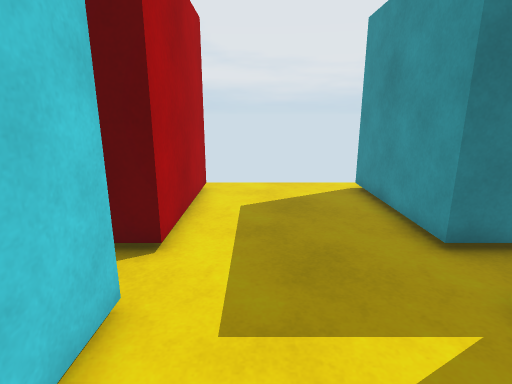
View 1 (above)

17 first-person views from a walk through a scene from a Unity 3-D project. The camera is 1.4 m above the floor, tilts 14° down and sees 80° across. The floor is counted in squares, 0.5 m on a side. Each view is taken from the middle of a square. On the plan, view 1 faces up. The plan holds only what a view shows up to about 20 squares ahead; the rest is blank. The place goes on beyond the plan. The player character is not drawn.

View 2
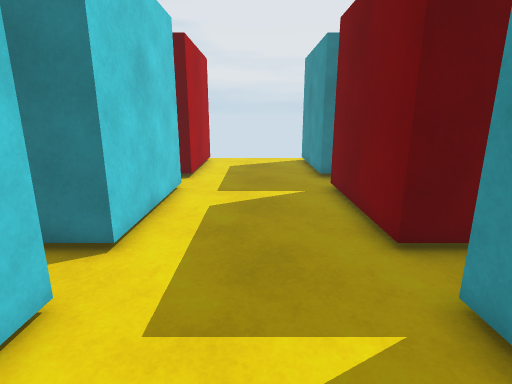

View 3
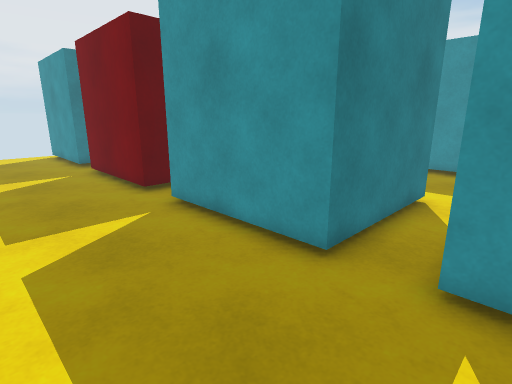

View 4
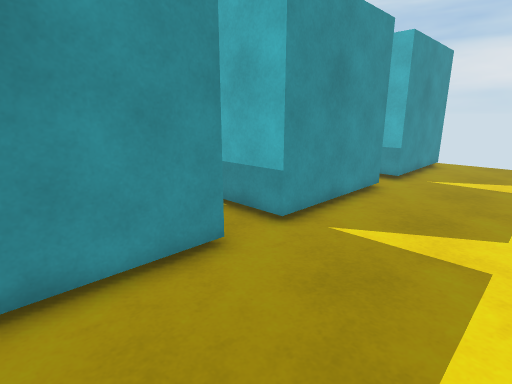

View 5
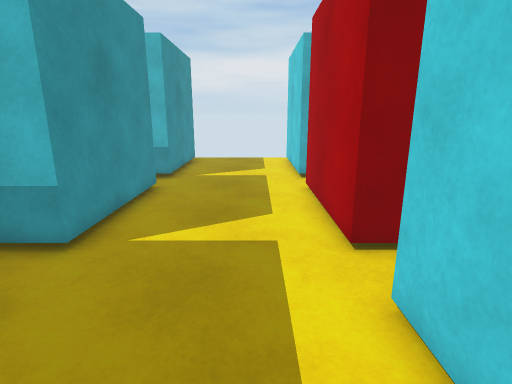

View 6
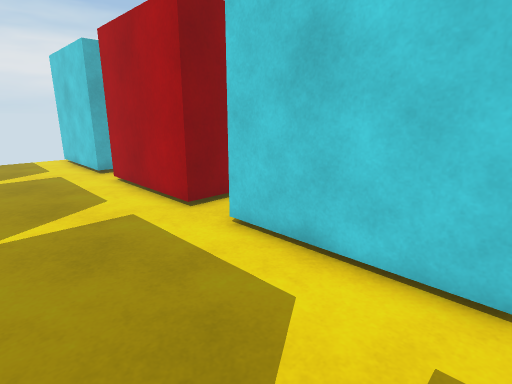

View 7
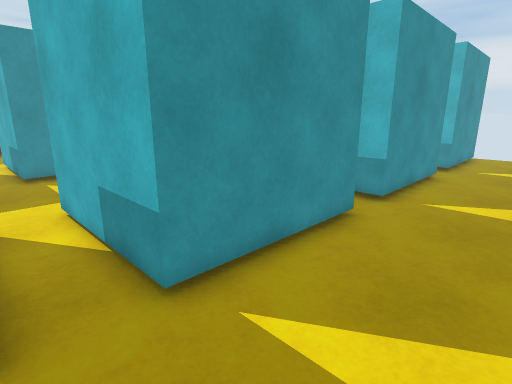

View 8
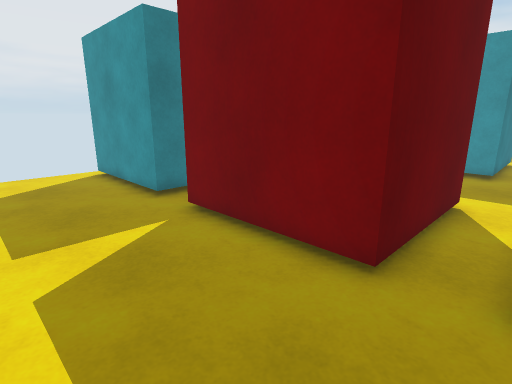

View 9
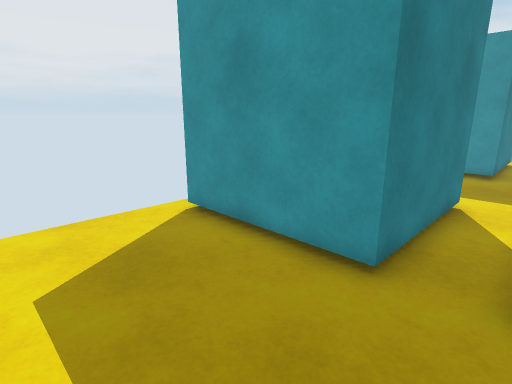

View 10
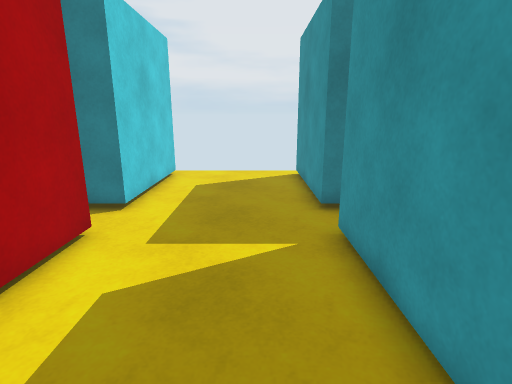

View 11
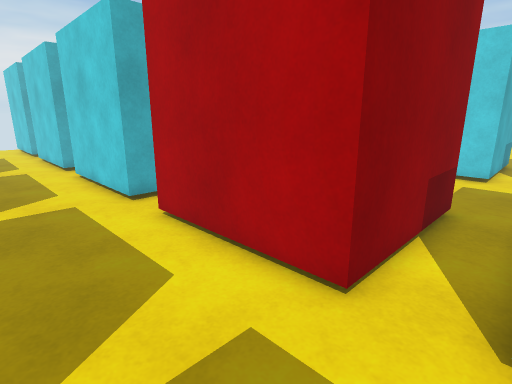

View 12
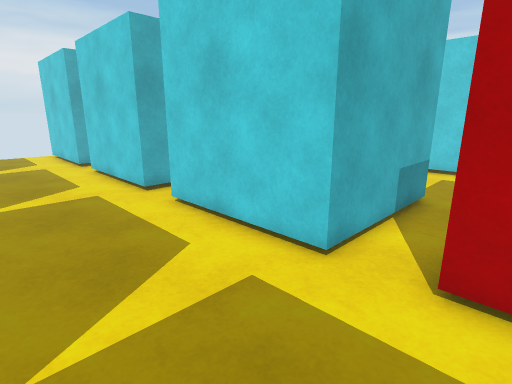

View 13
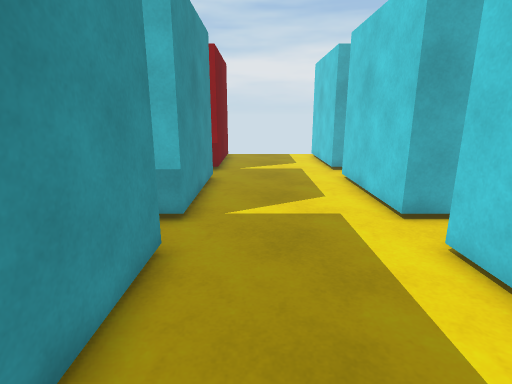

View 14
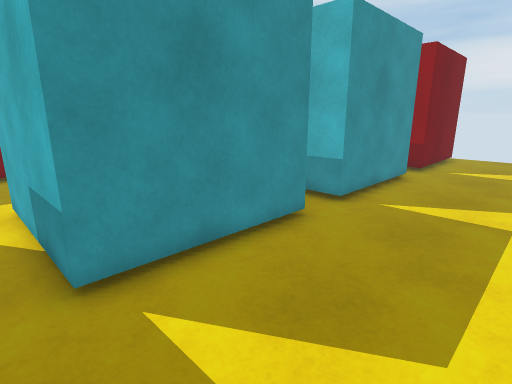

View 15
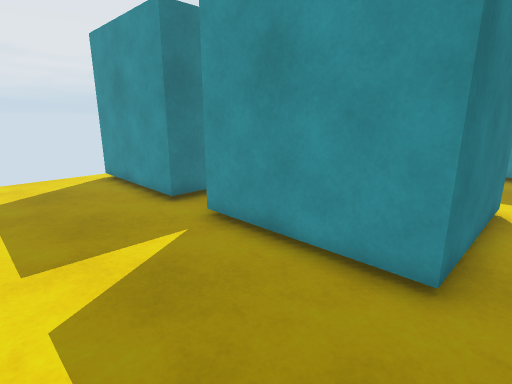

View 16
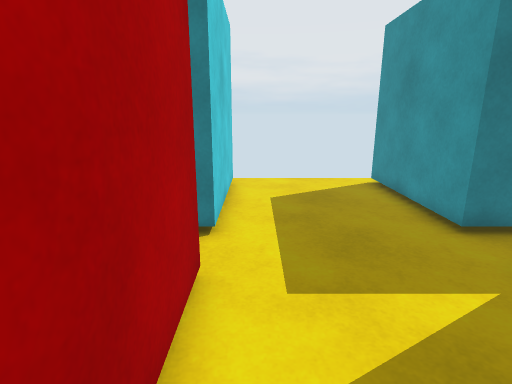

View 17
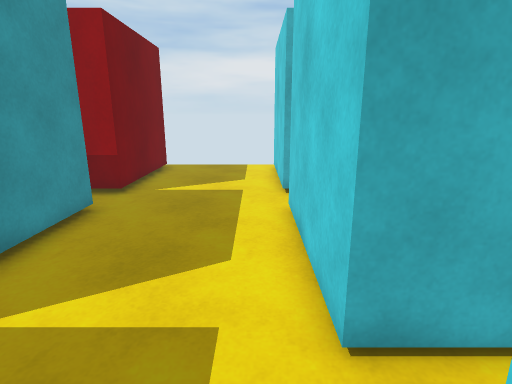

### Floor plan
Points are (right, up) in squares from view 1. A wall is a line through its corners. A room is listed if a view was taken in it or the views show most of it. See-through windows are left out.
Room 1 (views 1, 2, 3, 4, 5, 6, 7, 8, 9)
walls: (-2, -4) (-2, -10); (-3.8, -12) (-2, -12) (-2, -18); (8, -12) (10, -12); (10, -10) (4, -10) (4, -4) (10, -4); (10, -2) (4, -2) (4, 4) (10, 4); (4, -18.1) (4, -12) (6.5, -12); (-6.5, 4) (-2, 4) (-2, -2) (-3.5, -2); (-2.8, -20) (-2, -20) (-2, -26); (9.4, -20) (10, -20); (10, 6) (4, 6) (4, 12); (-2, 12) (-2, 6) (-3, 6); (4, -26.1) (4, -20) (4.9, -20)
ways out: opening at (10, -19) to room 2; opening at (10, -11) to room 2; opening at (10, -3) to room 2; opening at (10, 5) to room 2
Room 2 (views 10, 11, 12, 13, 14, 15, 16, 17)
walls: (10, -4) (10, -10); (16, -10.1) (16, -4) (20.5, -4); (10, -12) (10, -18); (20.5, -2) (16, -2) (16, 4); (10, 4) (10, -2); (16, -18.1) (16, -12) (17.5, -12); (10, -20) (10, -26); (20.5, 6) (16, 6) (16, 12); (10, 12) (10, 6); (16, -26) (16, -20) (17.1, -20)
ways out: opening at (10, -19) to room 1; opening at (10, -11) to room 1; opening at (10, -3) to room 1; opening at (10, 5) to room 1

Where each view was taken, in squares from view 1:
view 1: 0 up, 0 right, facing up
view 2: 8 down, 1 right, facing up
view 3: 13 down, 1 left, facing up-right
view 4: 6 down, 1 left, facing down-right
view 5: 6 down, 0 right, facing down
view 6: 4 down, 3 right, facing down-left
view 7: 2 down, 0 right, facing down-right
view 8: 4 down, 1 left, facing up-right
view 9: 4 up, 1 left, facing up-right
view 10: 3 down, 14 right, facing up
view 11: 6 up, 14 right, facing down-left
view 12: 1 down, 15 right, facing down-left
view 13: 4 down, 14 right, facing down
view 14: 3 down, 11 right, facing down-right
view 15: 3 down, 11 right, facing up-right
view 16: 1 down, 11 right, facing up
view 17: 9 down, 11 right, facing down
